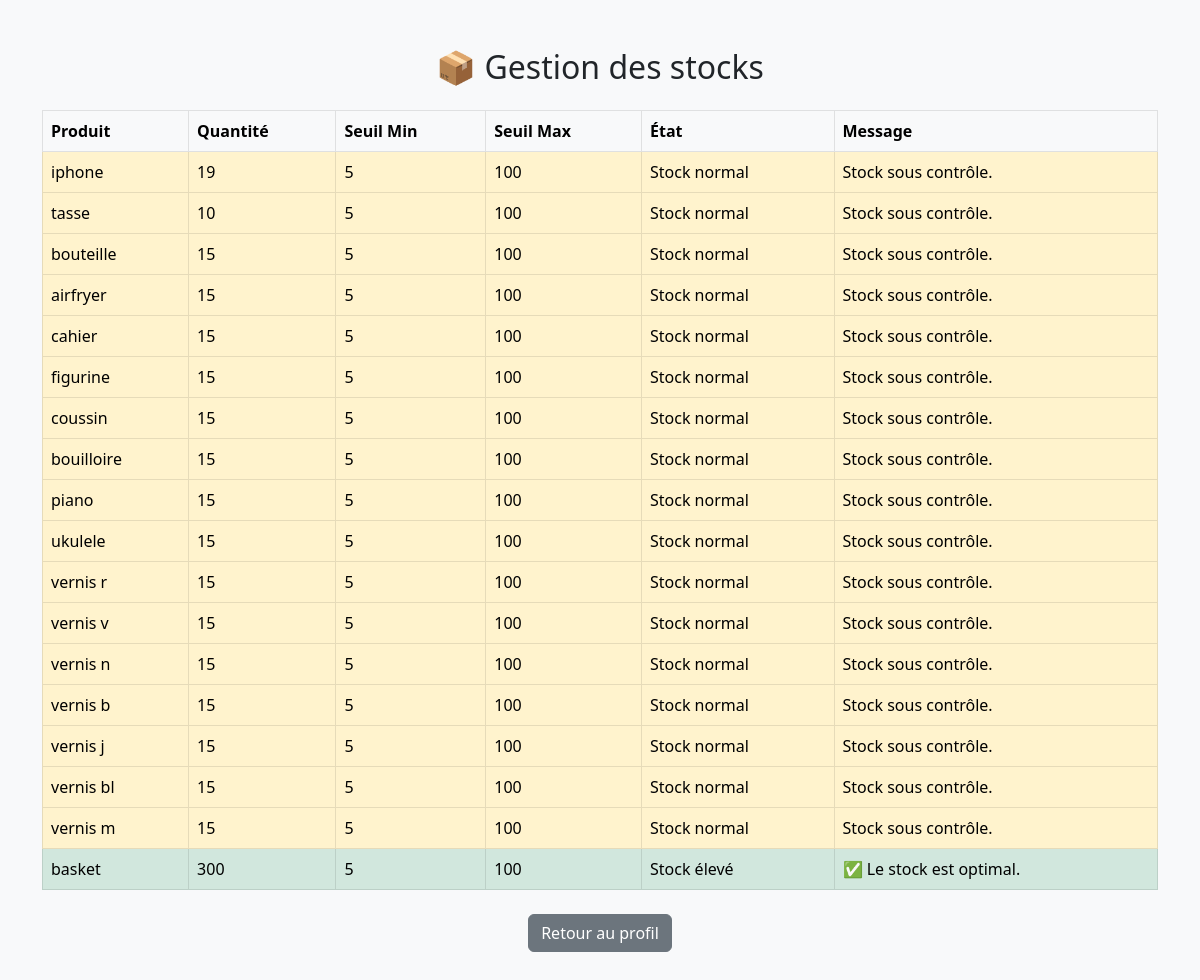
The page /inventaire/stocks/ (signed in) on the database its author committed.
### inventaire/models.py (models this page shows, shortened)
class Produit(models.Model):
    nom = models.CharField(max_length=100)
    description = models.TextField()
    prix = models.PositiveIntegerField()
    quantite_stock = models.PositiveIntegerField()
    date_ajout = models.DateTimeField(auto_now_add=True)
    seuil_min = models.PositiveIntegerField(default=5)  # seuil critique
    seuil_max = models.PositiveIntegerField(default=100)  # stock idéal  #
    vendeur = models.CharField(max_length=100, blank=True, null=True)
    def statut_stock(self):
        if self.quantite_stock <= self.seuil_min:
            return 'bas'
        elif self.quantite_stock >= self.seuil_max:
            return 'haut'
        else:
            return 'normal'

### inventaire/views.py (the view)
# urls.py: path('stocks/', views.gestion_stock, name='gestion_stock'),
@login_required
def gestion_stock(request):
    produits = Produit.objects.all()
    return render(request, 'inventaire/gestion_stock.html', {
        'produits': produits
    })

### inventaire/templates/inventaire/gestion_stock.html (shortened to what this page needs)
<!DOCTYPE html>
<html lang="fr">
<head>
    {% load static %}
    <link href="https://cdn.jsdelivr.net/npm/bootstrap@5.3.0/dist/css/bootstrap.min.css" rel="stylesheet">
</head>
<body class="bg-light">
<div class="container my-5">
    <h2 class="text-center mb-4">📦 Gestion des stocks</h2>
    <table class="table table-bordered">
        <thead class="table-light">
            <tr>
                <th>Produit</th>
                <th>Quantité</th>
                <th>Seuil Min</th>
                <th>Seuil Max</th>
                <th>État</th>
                <th>Message</th>
            </tr>
        </thead>
        <tbody>
            {% for produit in produits %}
            {% with statut=produit.statut_stock %}
            <tr class="{% if statut == 'bas' %}table-danger{% elif statut == 'haut' %}table-success{% else %}table-warning{% endif %}">
                <td>{{ produit.nom }}</td>
                <td>{{ produit.quantite_stock }}</td>
                <td>{{ produit.seuil_min }}</td>
                <td>{{ produit.seuil_max }}</td>
                <td>
                    {% if statut == 'bas' %}Stock bas
                    {% elif statut == 'haut' %}Stock élevé
                    {% else %}Stock normal
                    {% endif %}
                </td>
                <td>
                    {% if statut == 'bas' %}
                        ⚠️ Il faut réapprovisionner ce produit.
                    {% elif statut == 'haut' %}
                        ✅ Le stock est optimal.
                    {% else %}
                        Stock sous contrôle.
                    {% endif %}
                </td>
            </tr>
            {% endwith %}
            {% endfor %}
        </tbody>
    </table>
    <div class="text-center mt-4">
        <a href="{% url 'profile' %}" class="btn btn-secondary">Retour au profil</a>
    </div>
</div>
</body>
</html>

### rows shown on the page
Produit: nom "iphone", quantite_stock "19", seuil_min "5", seuil_max "100", shows "Stock normal", shows "Stock sous contrôle."
Produit: nom "tasse", quantite_stock "10", seuil_min "5", seuil_max "100", shows "Stock normal", shows "Stock sous contrôle."
Produit: nom "bouteille", quantite_stock "15", seuil_min "5", seuil_max "100", shows "Stock normal", shows "Stock sous contrôle."
Produit: nom "airfryer", quantite_stock "15", seuil_min "5", seuil_max "100", shows "Stock normal", shows "Stock sous contrôle."
Produit: nom "cahier", quantite_stock "15", seuil_min "5", seuil_max "100", shows "Stock normal", shows "Stock sous contrôle."
Produit: nom "figurine", quantite_stock "15", seuil_min "5", seuil_max "100", shows "Stock normal", shows "Stock sous contrôle."
Produit: nom "coussin", quantite_stock "15", seuil_min "5", seuil_max "100", shows "Stock normal", shows "Stock sous contrôle."
Produit: nom "bouilloire", quantite_stock "15", seuil_min "5", seuil_max "100", shows "Stock normal", shows "Stock sous contrôle."
Produit: nom "piano", quantite_stock "15", seuil_min "5", seuil_max "100", shows "Stock normal", shows "Stock sous contrôle."
Produit: nom "ukulele", quantite_stock "15", seuil_min "5", seuil_max "100", shows "Stock normal", shows "Stock sous contrôle."
Produit: nom "vernis r", quantite_stock "15", seuil_min "5", seuil_max "100", shows "Stock normal", shows "Stock sous contrôle."
Produit: nom "vernis v", quantite_stock "15", seuil_min "5", seuil_max "100", shows "Stock normal", shows "Stock sous contrôle."
Produit: nom "vernis n", quantite_stock "15", seuil_min "5", seuil_max "100", shows "Stock normal", shows "Stock sous contrôle."
Produit: nom "vernis b", quantite_stock "15", seuil_min "5", seuil_max "100", shows "Stock normal", shows "Stock sous contrôle."
Produit: nom "vernis j", quantite_stock "15", seuil_min "5", seuil_max "100", shows "Stock normal", shows "Stock sous contrôle."
Produit: nom "vernis bl", quantite_stock "15", seuil_min "5", seuil_max "100", shows "Stock normal", shows "Stock sous contrôle."
Produit: nom "vernis m", quantite_stock "15", seuil_min "5", seuil_max "100", shows "Stock normal", shows "Stock sous contrôle."
Produit: nom "basket", quantite_stock "300", seuil_min "5", seuil_max "100", shows "Stock élevé", shows "✅ Le stock est optimal."
